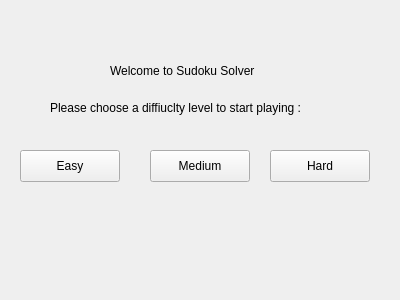
<?xml version="1.0" encoding="UTF-8"?>
<ui version="4.0">
 <class>Welcome</class>
 <widget class="QWidget" name="Welcome">
  <property name="geometry">
   <rect>
    <x>0</x>
    <y>0</y>
    <width>400</width>
    <height>300</height>
   </rect>
  </property>
  <property name="windowTitle">
   <string>Form</string>
  </property>
  <widget class="QPushButton" name="easyB">
   <property name="geometry">
    <rect>
     <x>20</x>
     <y>150</y>
     <width>100</width>
     <height>32</height>
    </rect>
   </property>
   <property name="text">
    <string>Easy</string>
   </property>
  </widget>
  <widget class="QPushButton" name="medB">
   <property name="geometry">
    <rect>
     <x>150</x>
     <y>150</y>
     <width>100</width>
     <height>32</height>
    </rect>
   </property>
   <property name="text">
    <string>Medium</string>
   </property>
  </widget>
  <widget class="QPushButton" name="hardB">
   <property name="geometry">
    <rect>
     <x>270</x>
     <y>150</y>
     <width>100</width>
     <height>32</height>
    </rect>
   </property>
   <property name="text">
    <string>Hard</string>
   </property>
  </widget>
  <widget class="QLabel" name="label">
   <property name="geometry">
    <rect>
     <x>110</x>
     <y>60</y>
     <width>161</width>
     <height>21</height>
    </rect>
   </property>
   <property name="text">
    <string>Welcome to Sudoku Solver</string>
   </property>
  </widget>
  <widget class="QLabel" name="label_2">
   <property name="geometry">
    <rect>
     <x>50</x>
     <y>100</y>
     <width>291</width>
     <height>16</height>
    </rect>
   </property>
   <property name="text">
    <string>Please choose a diffiuclty level to start playing :</string>
   </property>
  </widget>
 </widget>
 <resources/>
 <connections/>
</ui>
